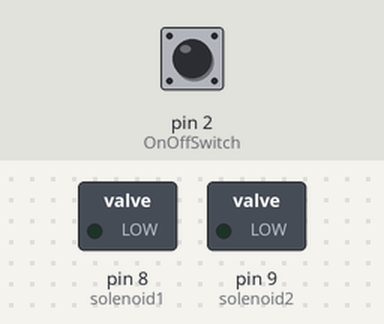
Simulated run of this sketch. Board: Arduino Leonardo, built with avr-gcc and run on an emulated ATmega32U4. Parts: switched loads named in the sketch (green lamp = pin HIGH). Inputs (shaded band) come from the test bench; at power-on: pin 2 (OnOffSwitch) HIGH. Random numbers use the default seed unless the sketch sets one; USB keyboard and mouse output is not drawn.

Above: at 1.2 s.
1.3 s: pin 2 (OnOffSwitch) pulled LOW for 0.15 s
At 1.41 s:
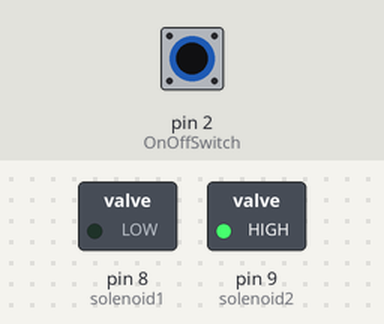
At 2.23 s:
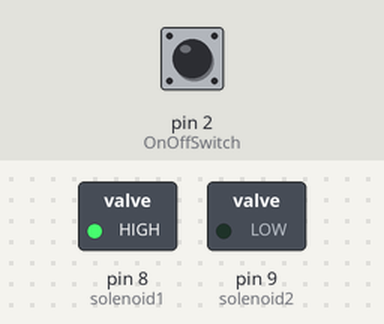
Timing chart, 0 to 10.3 s (numbered marks = the images above; inputs shaded):
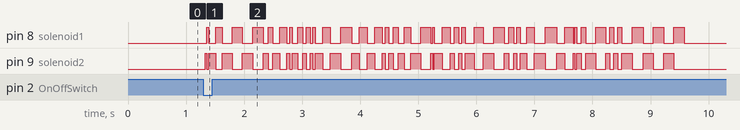

The sketch:

master_writer2.ino
```cpp
//Uses an arduino leonardo to type random strings into a chat app while turning solenoids
//on and off to make a life sized alien look like he's typing on a laptop
//2016-2017 part of Alien Afterlife show at Yours Mine and Ours
//jeremy couillard
//////////////////////////////ALIEN ONE////////////////////////////
#include <avr/pgmspace.h>
#include <Keyboard.h>

const byte solenoid1 = 8;
const byte solenoid2 = 9;
const byte OnOffSwitch = 2;

//const int list[49];

unsigned int typeTime; //how much time between keystrokes
unsigned int delayBetweenTyping; //how much time between sentences

//alien dialogue
const char string_0[] PROGMEM = "At work today we watched a power point on efficiency.";   // Strings to store
const char string_1[] PROGMEM = "I had a dream last night that I was France.";
const char string_2[] PROGMEM = "Excel spreadsheets for kids.";
const char string_3[] PROGMEM = "Do you know how many different shirts have been made since Jefferson was president?";
const char string_4[] PROGMEM = "I hate cleaning cat litter.";
const char string_5[] PROGMEM = "Fifteen holidays about misogyny.";
const char string_6[] PROGMEM = "Let's get high and go to spa castle.";
const char string_7[] PROGMEM = "What does dango mean?";
const char string_8[] PROGMEM = "The ancient tribe of yogurt.";
const char string_9[] PROGMEM = "My bracelet is made out of carboplatin?";
const char string_10[] PROGMEM = "I'll have to check with Tony for that";
const char string_11[] PROGMEM = "Maybe Brenda knows.";
const char string_12[] PROGMEM = "Can we take all human consciousness and cram it into a dandelion?";
const char string_13[] PROGMEM = "Rap battle in the hospital waiting room.";
const char string_14[] PROGMEM = "Costco is having a discount sale on MRI machines and dinosaur bones.";
const char string_15[] PROGMEM = "What are the demographics of the forest elf village";
const char string_16[] PROGMEM = "When I was 7 I dry humped all my stuffed animals.";
const char string_17[] PROGMEM = "Do you want to go to Ikea tomorrow? I need to buy particle board for a physics experiment.";
const char string_18[] PROGMEM = "On Tuesday we have to go to Costco to save the universe.";
const char string_19[] PROGMEM = "I'm microdosing Aquafina.";
const char string_20[] PROGMEM = "At work yesterday we had a meeting with the vice president of the Kali Yuga.";
const char string_21[] PROGMEM = "Why do white people like guitars so much?";
const char string_22[] PROGMEM = "When does a mole decide it’s time to leave home to start his own tunnel?";
const char string_23[] PROGMEM = "Refugee camp by Yves St Laurent.";
const char string_24[] PROGMEM = "What is your art about?";
const char string_25[] PROGMEM = "When you try really hard to not be something you become it.";
const char string_26[] PROGMEM = "My favorite aphorism is the best things happen to those who make the best of what happens.";
const char string_27[] PROGMEM = "The worst definition of art is that it is self expression.";
const char string_28[] PROGMEM = "My favorite art gallery is Hollis Benton in Beverly Hills.";
const char string_29[] PROGMEM = "Sound system under the carbon dioxide clouds of Venus.";
const char string_30[] PROGMEM = "Let's invade the afterlife.";
const char string_31[] PROGMEM = "Part of being human is believing in death.";
const char string_32[] PROGMEM = "Smart cars have formed real estate companies and speculated humans out of their own cities.";
const char string_33[] PROGMEM = "How much did BMW pay you to decorate their car?";
const char string_34[] PROGMEM = "It's been a terrible day.";
const char string_35[] PROGMEM = "My spaceship is a gemzar";
const char string_36[] PROGMEM = "My bathing suit was hand woven by the director of the CIA.";
const char string_37[] PROGMEM = "Four hour infusion of electrolytes to join this cult.";
const char string_38[] PROGMEM = "What did you get me for Christmas?";
const char string_39[] PROGMEM = "I'm hungover from gummy worms.";
const char string_40[] PROGMEM = "Is there seriously no hot tub at this hotel?";
const char string_41[] PROGMEM = "How has Jeff been doing?";
const char string_42[] PROGMEM = "I want to go to Easter Island but I don’t want to go with you.";
const char string_43[] PROGMEM = "I've been sober for two million years.";
const char string_44[] PROGMEM = "Maltodextrin injection at 6pm tonight.";
const char string_45[] PROGMEM = "I have a job interview tomorrow to be a drug dealer.";
const char string_46[] PROGMEM = "It's my flying carpet’s birthday tomorrow and I'm taking her to 6 flags.";
const char string_47[] PROGMEM = "Intergalactic war for Kleenex.";
const char string_48[] PROGMEM = "There is a video game the size of Neptune.";
const char string_49[] PROGMEM = "My best friend the functionary.";

// Then set up a table to refer to your strings.
const char* const string_table[] PROGMEM = {string_0, string_1, string_2, string_3, string_4, string_5, string_6, string_7, string_8, string_9, string_10, string_11, string_12, string_13, string_14, string_15, string_16, string_17, string_18, string_19, string_20, string_21, string_22, string_23, string_24, string_25, string_26, string_27, string_28, string_29, string_30, string_31, string_32, string_33, string_34, string_35, string_36, string_37, string_38, string_39, string_40, string_41, string_42, string_43, string_44, string_45, string_46, string_47, string_48, string_49};
char buffer[95];    // make sure this is large enough for the largest string it must hold

void setup()
{
  Serial.begin(9600);
  pinMode(OnOffSwitch, INPUT_PULLUP);
  pinMode(solenoid2, OUTPUT);
  pinMode(solenoid1, OUTPUT);
  // randomize
  randomSeed(analogRead(0));
}

void typeTheSentence() {

  delayBetweenTyping = random(1000, 2001); //2000, 6001 normally

//make an ordered list
int list[] = {0,1,2,3,4,5,6,7,8,9,10,11,12,13,14,15,16,17,18,19,20,21,22,23,24,25,26,27,28,29,30,31,32,33,34,35,36,37,38,39,40,41,42,43,44,45,46,47,48,49};
//and then shuffle it
  for (int a = 0; a < 49; a++){
    int r = random(a, 49);
    int temp = list[a];
    list[a] = list[r];
    list[r] = temp;
    }
//pull from the list in the order
  for (int i = 0; i < 49; i++){
    const char * newGuy = strcpy_P(buffer, (char*)pgm_read_word(&(string_table[list[i]])));

    //get the length of the sentence pulled
    int stringSize = strlen(newGuy);
     Keyboard.begin();
    //type out letter by letter
      for (int i2 = 0; i2 < stringSize; i2++) {
        typeTime = random(20, 201);
        Keyboard.print(newGuy[i2]);
        digitalWrite(solenoid1, LOW);
        digitalWrite(solenoid2, HIGH);
        delay(typeTime);
        digitalWrite(solenoid1, HIGH);
        digitalWrite(solenoid2, LOW);
        delay(typeTime);
      }

    //done with that sentence. put hands down and stop typing.
    digitalWrite(solenoid1, LOW);
    digitalWrite(solenoid2, LOW);
    Keyboard.press(KEY_RETURN);
    Keyboard.releaseAll();
    Keyboard.end();
    delay(delayBetweenTyping);

     //if off switch is hit break the list loop
     if (digitalRead(OnOffSwitch) == HIGH){
      break;
    }
  } //end for loop of list


} //end function


void loop() {
  if (digitalRead(OnOffSwitch) == LOW) { //do nothing while pin 2 does not go LOW
    typeTheSentence();
  }
  delay(30); // wait a bit, not really necessary
}
```
